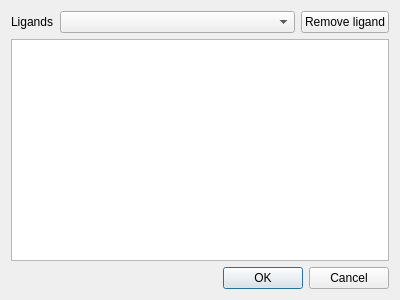
<?xml version="1.0" encoding="UTF-8"?>
<ui version="4.0">
 <class>EditComplexationDialog</class>
 <widget class="QDialog" name="EditComplexationDialog">
  <property name="geometry">
   <rect>
    <x>0</x>
    <y>0</y>
    <width>400</width>
    <height>300</height>
   </rect>
  </property>
  <property name="windowTitle">
   <string>Edit complexation</string>
  </property>
  <layout class="QVBoxLayout" name="verticalLayout_2">
   <item>
    <layout class="QVBoxLayout" name="verticalLayout">
     <item>
      <layout class="QFormLayout" name="formLayout">
       <item row="0" column="0">
        <widget class="QLabel" name="ql_ligands">
         <property name="text">
          <string>Ligands</string>
         </property>
        </widget>
       </item>
       <item row="0" column="1">
        <layout class="QHBoxLayout" name="horizontalLayout_2">
         <item>
          <widget class="QComboBox" name="qcbox_ligands">
           <property name="sizePolicy">
            <sizepolicy hsizetype="MinimumExpanding" vsizetype="Fixed">
             <horstretch>0</horstretch>
             <verstretch>0</verstretch>
            </sizepolicy>
           </property>
          </widget>
         </item>
         <item>
          <widget class="QPushButton" name="qpb_remove">
           <property name="text">
            <string>Remove ligand</string>
           </property>
          </widget>
         </item>
        </layout>
       </item>
      </layout>
     </item>
     <item>
      <widget class="QTreeView" name="qtrv_complexation"/>
     </item>
    </layout>
   </item>
   <item>
    <widget class="QDialogButtonBox" name="qbbox_okCanc">
     <property name="standardButtons">
      <set>QDialogButtonBox::Cancel|QDialogButtonBox::Ok</set>
     </property>
    </widget>
   </item>
  </layout>
 </widget>
 <layoutdefault spacing="6" margin="11"/>
 <resources/>
 <connections/>
</ui>
